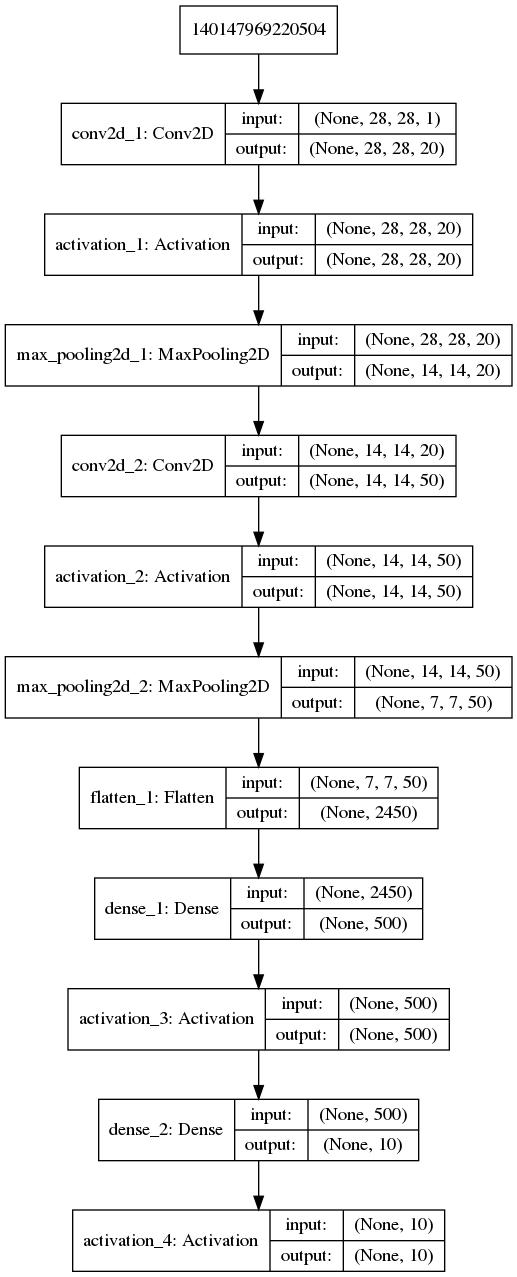
#> input picture lenet.jpg, 517 x 1277 px
$ python convolutions.py --image lenet.jpg
#> lines starting #> are read from the running program, lines starting #| are printed output that depends on the picture
# import the necessary packages
from skimage.exposure import rescale_intensity
import numpy as np
import argparse
import cv2


def convolve(image, K):
    # grab the spatial dimensions of the image and kernel
    (iH, iW) = image.shape[:2]
    (kH, kW) = K.shape[:2]
    # allocate memory for the output image, taking care to "pad"
    # the borders of the input image so the spatial size (i.e.,
    # width and height) are not reduced
    pad = (kW - 1) // 2
    image = cv2.copyMakeBorder(image, pad, pad, pad, pad,
                               cv2.BORDER_REPLICATE)
    output = np.zeros((iH, iW), dtype="float")

    # loop over the input image, "sliding" the kernel across
    # each (x, y)-coordinate from left-to-right and top-to-bottom

    for y in np.arange(pad, iH + pad):
        for x in np.arange(pad, iW + pad):
            # extract the ROI of the image by extracting the
            # *center* region of the current (x, y)-coordinates
            # dimensions
            roi = image[y - pad:y + pad + 1, x - pad:x + pad + 1]
            # perform the actual convolution by taking the
            # element-wise multiplication between the ROI and
            # the kernel, then summing the matrix
            k = (roi * K).sum()
            # store the convolved value in the output (x, y)-
            # coordinate of the output image
            output[y - pad, x - pad] = k
    # rescale the output image to be in the range [0, 255]
    output = rescale_intensity(output, in_range=(0, 255))
    output = (output * 255).astype("uint8")
    # return the output image
    return output


# construct the argument parse and parse the arguments
ap = argparse.ArgumentParser()
ap.add_argument("-i", "--image", required=True,
                help="path to the input image")
args = vars(ap.parse_args())
# construct average blurring kernels used to smooth an image
smallBlur = np.ones((7, 7), dtype="float") * (1.0 / (7 * 7))
largeBlur = np.ones((21, 21), dtype="float") * (1.0 / (21 * 21))
# construct a sharpening filter
sharpen = np.array((
    [0, -1, 0],
    [-1, 5, -1],
    [0, -1, 0]), dtype="int")
# construct the Laplacian kernel used to detect edge-like
# regions of an image
laplacian = np.array((
    [0, 1, 0],
    [1, -4, 1],
    [0, 1, 0]), dtype="int")
# construct the Sobel x-axis kernel
sobelX = np.array((
    [-1, 0, 1],
    [-2, 0, 2],
    [-1, 0, 1]), dtype="int")
# construct the Sobel y-axis kernel
sobelY = np.array((
    [-1, -2, -1],
    [0, 0, 0],
    [1, 2, 1]), dtype="int")
# construct an emboss kernel
emboss = np.array((
    [-2, -1, 0],
    [-1, 1, 1],
    [0, 1, 2]), dtype="int")

# construct the kernel bank, a list of kernels we’re going to apply
# using both our custom ‘convole‘ function and OpenCV’s ‘filter2D‘
# function
kernelBank = (
    ("small_blur", smallBlur),
    ("large_blur", largeBlur),
    ("sharpen", sharpen),
    ("laplacian", laplacian),
    ("sobel_x", sobelX),
    ("sobel_y", sobelY),
    ("emboss", emboss))

# load the input image and convert it to grayscale
image = cv2.imread(args["image"])
#> image is the input picture: shape (1277, 517, 3); min 0, max 255, mean 240
gray = cv2.cvtColor(image, cv2.COLOR_BGR2GRAY)
# loop over the kernels
for (kernelName, K) in kernelBank:
    # apply the kernel to the grayscale image using both our custom
    # ‘convolve‘ function and OpenCV’s ‘filter2D‘ function
    print("[INFO] applying {} kernel".format(kernelName))
    convolveOutput = convolve(gray, K)
    opencvOutput = cv2.filter2D(gray, -1, K)

    # show the output images
    cv2.imshow("Original", gray)
    cv2.imshow("{} - convole".format(kernelName), convolveOutput)
    cv2.imshow("{} - opencv".format(kernelName), opencvOutput)
    cv2.waitKey(0)
    cv2.destroyAllWindows()
#> this loop made 7 passes
#> pass 1, in convolve, `image = cv2.copyMakeBorder(image, pad, pad, pad, pad, cv2.BORDER_REPLI..`:
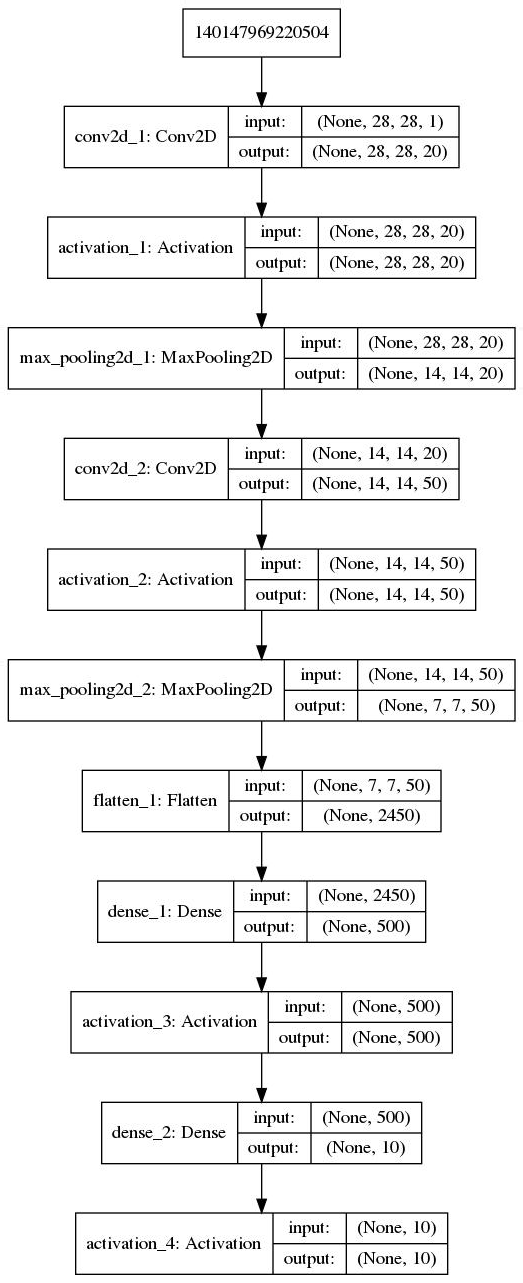
#> image: shape (1283, 523); min 0, max 255, mean 240.3
#> pass 1, `convolveOutput = convolve(gray, K)`:
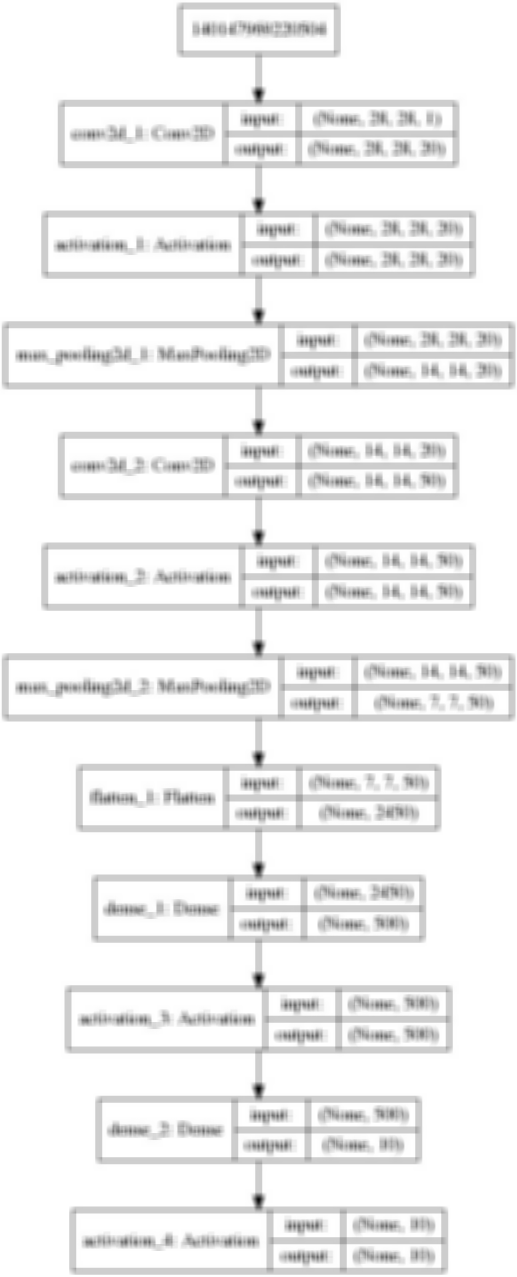
#> convolveOutput: shape (1277, 517); min 5, max 255, mean 239.8
#> pass 2, in convolve (call 2), `image = cv2.copyMakeBorder(image, pad, pad, pad, pad, cv2.BORDER_REPLI..`:
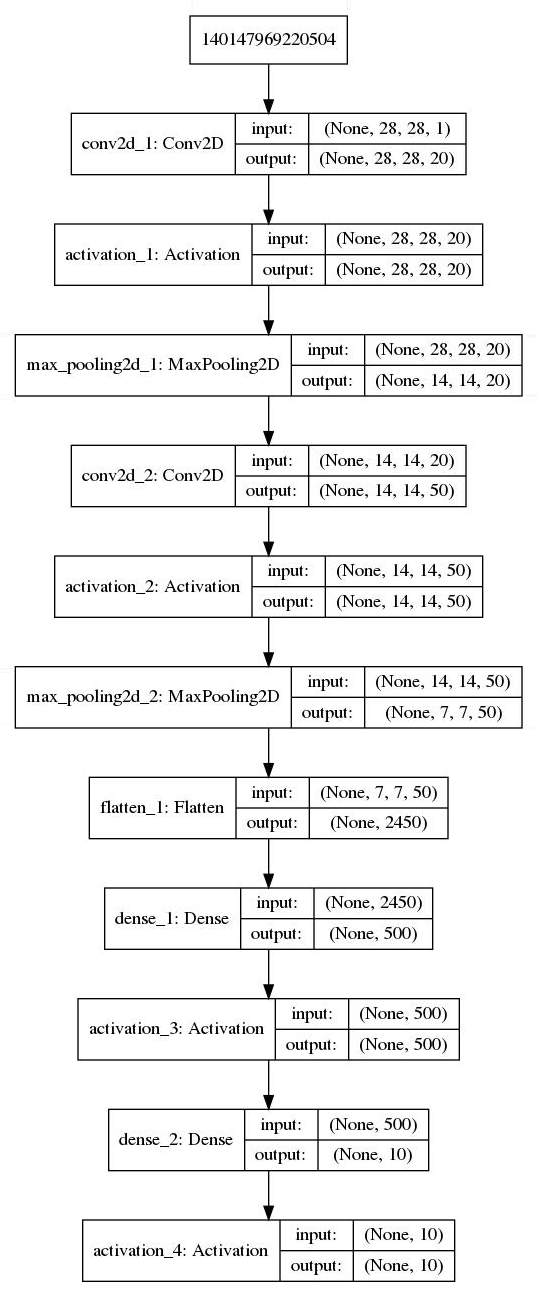
#> image: shape (1297, 537); min 0, max 255, mean 240.8
